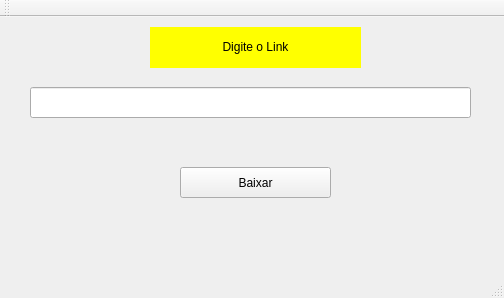
<?xml version="1.0" encoding="UTF-8"?>
<ui version="4.0">
 <class>o</class>
 <widget class="QMainWindow" name="o">
  <property name="geometry">
   <rect>
    <x>0</x>
    <y>0</y>
    <width>504</width>
    <height>298</height>
   </rect>
  </property>
  <property name="windowTitle">
   <string>Baixar do Youtube</string>
  </property>
  <widget class="QWidget" name="centralWidget">
   <widget class="QPushButton" name="pushButton">
    <property name="geometry">
     <rect>
      <x>180</x>
      <y>150</y>
      <width>151</width>
      <height>31</height>
     </rect>
    </property>
    <property name="text">
     <string>Baixar</string>
    </property>
   </widget>
   <widget class="QLineEdit" name="lineEdit">
    <property name="geometry">
     <rect>
      <x>30</x>
      <y>70</y>
      <width>441</width>
      <height>31</height>
     </rect>
    </property>
   </widget>
   <widget class="QLabel" name="label">
    <property name="geometry">
     <rect>
      <x>150</x>
      <y>10</y>
      <width>211</width>
      <height>41</height>
     </rect>
    </property>
    <property name="styleSheet">
     <string notr="true">font: 14pt &quot;DejaVu Sans&quot;;
background-color: rgb(255, 255, 0);</string>
    </property>
    <property name="text">
     <string>&lt;html&gt;&lt;head/&gt;&lt;body&gt;&lt;p align=&quot;center&quot;&gt;Digite o Link&lt;/p&gt;&lt;/body&gt;&lt;/html&gt;</string>
    </property>
   </widget>
  </widget>
  <widget class="QMenuBar" name="menuBar">
   <property name="geometry">
    <rect>
     <x>0</x>
     <y>0</y>
     <width>504</width>
     <height>20</height>
    </rect>
   </property>
  </widget>
  <widget class="QToolBar" name="mainToolBar">
   <attribute name="toolBarArea">
    <enum>TopToolBarArea</enum>
   </attribute>
   <attribute name="toolBarBreak">
    <bool>false</bool>
   </attribute>
  </widget>
  <widget class="QStatusBar" name="statusBar"/>
 </widget>
 <layoutdefault spacing="6" margin="11"/>
 <resources/>
 <connections/>
</ui>
